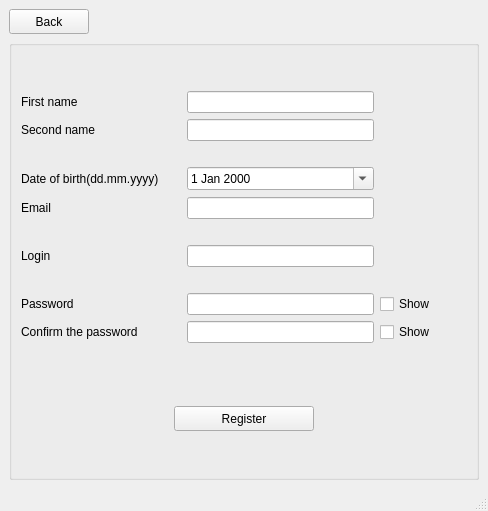
<?xml version="1.0" encoding="UTF-8"?>
<ui version="4.0">
 <class>registration</class>
 <widget class="QMainWindow" name="registration">
  <property name="geometry">
   <rect>
    <x>0</x>
    <y>0</y>
    <width>488</width>
    <height>511</height>
   </rect>
  </property>
  <property name="minimumSize">
   <size>
    <width>488</width>
    <height>511</height>
   </size>
  </property>
  <property name="maximumSize">
   <size>
    <width>488</width>
    <height>511</height>
   </size>
  </property>
  <property name="windowTitle">
   <string>AralaryShop</string>
  </property>
  <widget class="QWidget" name="centralwidget">
   <layout class="QGridLayout" name="gridLayout_3">
    <item row="0" column="0">
     <layout class="QVBoxLayout" name="verticalLayout_3">
      <item>
       <layout class="QHBoxLayout" name="horizontalLayout_2">
        <item>
         <widget class="QPushButton" name="pushButton">
          <property name="minimumSize">
           <size>
            <width>80</width>
            <height>25</height>
           </size>
          </property>
          <property name="maximumSize">
           <size>
            <width>80</width>
            <height>25</height>
           </size>
          </property>
          <property name="text">
           <string>Back</string>
          </property>
          <property name="icon">
           <iconset resource="resource.qrc">
            <normaloff>:/rec/images/back_button.png</normaloff>:/rec/images/back_button.png</iconset>
          </property>
          <property name="autoDefault">
           <bool>false</bool>
          </property>
         </widget>
        </item>
        <item>
         <spacer name="horizontalSpacer_3">
          <property name="orientation">
           <enum>Qt::Horizontal</enum>
          </property>
          <property name="sizeHint" stdset="0">
           <size>
            <width>40</width>
            <height>20</height>
           </size>
          </property>
         </spacer>
        </item>
       </layout>
      </item>
      <item>
       <widget class="QGroupBox" name="groupBox">
        <property name="title">
         <string/>
        </property>
        <layout class="QGridLayout" name="gridLayout_2">
         <item row="0" column="0">
          <layout class="QVBoxLayout" name="verticalLayout_2">
           <item>
            <layout class="QVBoxLayout" name="verticalLayout">
             <item>
              <layout class="QGridLayout" name="gridLayout">
               <item row="7" column="1">
                <widget class="QDateEdit" name="birth_line">
                 <property name="wrapping">
                  <bool>false</bool>
                 </property>
                 <property name="readOnly">
                  <bool>false</bool>
                 </property>
                 <property name="accelerated">
                  <bool>false</bool>
                 </property>
                 <property name="correctionMode">
                  <enum>QAbstractSpinBox::CorrectToPreviousValue</enum>
                 </property>
                 <property name="maximumDate">
                  <date>
                   <year>2016</year>
                   <month>1</month>
                   <day>1</day>
                  </date>
                 </property>
                 <property name="minimumDate">
                  <date>
                   <year>1910</year>
                   <month>9</month>
                   <day>14</day>
                  </date>
                 </property>
                 <property name="calendarPopup">
                  <bool>true</bool>
                 </property>
                 <property name="date">
                  <date>
                   <year>2000</year>
                   <month>1</month>
                   <day>1</day>
                  </date>
                 </property>
                </widget>
               </item>
               <item row="11" column="1">
                <widget class="QLineEdit" name="email_line">
                 <property name="sizePolicy">
                  <sizepolicy hsizetype="Preferred" vsizetype="Fixed">
                   <horstretch>0</horstretch>
                   <verstretch>0</verstretch>
                  </sizepolicy>
                 </property>
                </widget>
               </item>
               <item row="18" column="2">
                <widget class="QCheckBox" name="checkBox_2">
                 <property name="minimumSize">
                  <size>
                   <width>87</width>
                   <height>22</height>
                  </size>
                 </property>
                 <property name="maximumSize">
                  <size>
                   <width>87</width>
                   <height>22</height>
                  </size>
                 </property>
                 <property name="text">
                  <string>Show</string>
                 </property>
                </widget>
               </item>
               <item row="4" column="1">
                <widget class="QLineEdit" name="sname_line">
                 <property name="sizePolicy">
                  <sizepolicy hsizetype="Preferred" vsizetype="Fixed">
                   <horstretch>0</horstretch>
                   <verstretch>0</verstretch>
                  </sizepolicy>
                 </property>
                </widget>
               </item>
               <item row="18" column="1">
                <widget class="QLineEdit" name="pass2">
                 <property name="echoMode">
                  <enum>QLineEdit::Password</enum>
                 </property>
                </widget>
               </item>
               <item row="11" column="0">
                <widget class="QLabel" name="label_4">
                 <property name="text">
                  <string>Email</string>
                 </property>
                </widget>
               </item>
               <item row="16" column="0">
                <widget class="QLabel" name="label_6">
                 <property name="text">
                  <string>Password</string>
                 </property>
                </widget>
               </item>
               <item row="15" column="1">
                <widget class="QLabel" name="login_label">
                 <property name="sizePolicy">
                  <sizepolicy hsizetype="Expanding" vsizetype="Fixed">
                   <horstretch>0</horstretch>
                   <verstretch>0</verstretch>
                  </sizepolicy>
                 </property>
                 <property name="text">
                  <string/>
                 </property>
                </widget>
               </item>
               <item row="16" column="1">
                <widget class="QLineEdit" name="pass1">
                 <property name="sizePolicy">
                  <sizepolicy hsizetype="Preferred" vsizetype="Fixed">
                   <horstretch>0</horstretch>
                   <verstretch>0</verstretch>
                  </sizepolicy>
                 </property>
                 <property name="echoMode">
                  <enum>QLineEdit::Password</enum>
                 </property>
                </widget>
               </item>
               <item row="14" column="0">
                <widget class="QLabel" name="label_5">
                 <property name="text">
                  <string>Login</string>
                 </property>
                </widget>
               </item>
               <item row="12" column="1">
                <widget class="QLabel" name="mail_label">
                 <property name="sizePolicy">
                  <sizepolicy hsizetype="Expanding" vsizetype="Fixed">
                   <horstretch>0</horstretch>
                   <verstretch>0</verstretch>
                  </sizepolicy>
                 </property>
                 <property name="text">
                  <string/>
                 </property>
                </widget>
               </item>
               <item row="7" column="0">
                <widget class="QLabel" name="label_3">
                 <property name="minimumSize">
                  <size>
                   <width>160</width>
                   <height>24</height>
                  </size>
                 </property>
                 <property name="maximumSize">
                  <size>
                   <width>160</width>
                   <height>24</height>
                  </size>
                 </property>
                 <property name="text">
                  <string>Date of birth(dd.mm.yyyy)</string>
                 </property>
                </widget>
               </item>
               <item row="14" column="1">
                <widget class="QLineEdit" name="log_line">
                 <property name="sizePolicy">
                  <sizepolicy hsizetype="Preferred" vsizetype="Fixed">
                   <horstretch>0</horstretch>
                   <verstretch>0</verstretch>
                  </sizepolicy>
                 </property>
                </widget>
               </item>
               <item row="1" column="0">
                <widget class="QLabel" name="label1">
                 <property name="text">
                  <string>First name</string>
                 </property>
                </widget>
               </item>
               <item row="1" column="1">
                <widget class="QLineEdit" name="fname_line">
                 <property name="sizePolicy">
                  <sizepolicy hsizetype="Preferred" vsizetype="Fixed">
                   <horstretch>0</horstretch>
                   <verstretch>0</verstretch>
                  </sizepolicy>
                 </property>
                </widget>
               </item>
               <item row="19" column="1">
                <widget class="QLabel" name="pass_message">
                 <property name="sizePolicy">
                  <sizepolicy hsizetype="Expanding" vsizetype="Fixed">
                   <horstretch>0</horstretch>
                   <verstretch>0</verstretch>
                  </sizepolicy>
                 </property>
                 <property name="text">
                  <string/>
                 </property>
                </widget>
               </item>
               <item row="4" column="0">
                <widget class="QLabel" name="label_2">
                 <property name="text">
                  <string>Second name</string>
                 </property>
                </widget>
               </item>
               <item row="18" column="0">
                <widget class="QLabel" name="label_7">
                 <property name="text">
                  <string>Сonfirm the password</string>
                 </property>
                </widget>
               </item>
               <item row="16" column="2">
                <widget class="QCheckBox" name="checkBox1">
                 <property name="text">
                  <string>Show</string>
                 </property>
                </widget>
               </item>
               <item row="5" column="1">
                <widget class="QLabel" name="name_message">
                 <property name="sizePolicy">
                  <sizepolicy hsizetype="Expanding" vsizetype="Fixed">
                   <horstretch>0</horstretch>
                   <verstretch>0</verstretch>
                  </sizepolicy>
                 </property>
                 <property name="text">
                  <string/>
                 </property>
                </widget>
               </item>
              </layout>
             </item>
             <item>
              <spacer name="verticalSpacer">
               <property name="orientation">
                <enum>Qt::Vertical</enum>
               </property>
               <property name="sizeType">
                <enum>QSizePolicy::Maximum</enum>
               </property>
               <property name="sizeHint" stdset="0">
                <size>
                 <width>20</width>
                 <height>40</height>
                </size>
               </property>
              </spacer>
             </item>
             <item>
              <layout class="QHBoxLayout" name="horizontalLayout">
               <item>
                <spacer name="horizontalSpacer">
                 <property name="orientation">
                  <enum>Qt::Horizontal</enum>
                 </property>
                 <property name="sizeType">
                  <enum>QSizePolicy::Minimum</enum>
                 </property>
                 <property name="sizeHint" stdset="0">
                  <size>
                   <width>80</width>
                   <height>20</height>
                  </size>
                 </property>
                </spacer>
               </item>
               <item>
                <widget class="QPushButton" name="pushButton_3">
                 <property name="minimumSize">
                  <size>
                   <width>140</width>
                   <height>25</height>
                  </size>
                 </property>
                 <property name="maximumSize">
                  <size>
                   <width>140</width>
                   <height>25</height>
                  </size>
                 </property>
                 <property name="text">
                  <string>Register</string>
                 </property>
                </widget>
               </item>
               <item>
                <spacer name="horizontalSpacer_2">
                 <property name="orientation">
                  <enum>Qt::Horizontal</enum>
                 </property>
                 <property name="sizeType">
                  <enum>QSizePolicy::Minimum</enum>
                 </property>
                 <property name="sizeHint" stdset="0">
                  <size>
                   <width>80</width>
                   <height>20</height>
                  </size>
                 </property>
                </spacer>
               </item>
              </layout>
             </item>
            </layout>
           </item>
          </layout>
         </item>
        </layout>
       </widget>
      </item>
     </layout>
    </item>
   </layout>
  </widget>
  <widget class="QMenuBar" name="menubar">
   <property name="geometry">
    <rect>
     <x>0</x>
     <y>0</y>
     <width>488</width>
     <height>25</height>
    </rect>
   </property>
  </widget>
  <widget class="QStatusBar" name="statusbar"/>
 </widget>
 <tabstops>
  <tabstop>fname_line</tabstop>
  <tabstop>sname_line</tabstop>
  <tabstop>birth_line</tabstop>
  <tabstop>email_line</tabstop>
  <tabstop>log_line</tabstop>
  <tabstop>pass1</tabstop>
  <tabstop>pass2</tabstop>
  <tabstop>checkBox1</tabstop>
  <tabstop>checkBox_2</tabstop>
  <tabstop>pushButton_3</tabstop>
  <tabstop>pushButton</tabstop>
 </tabstops>
 <resources>
  <include location="resource.qrc"/>
 </resources>
 <connections/>
</ui>
